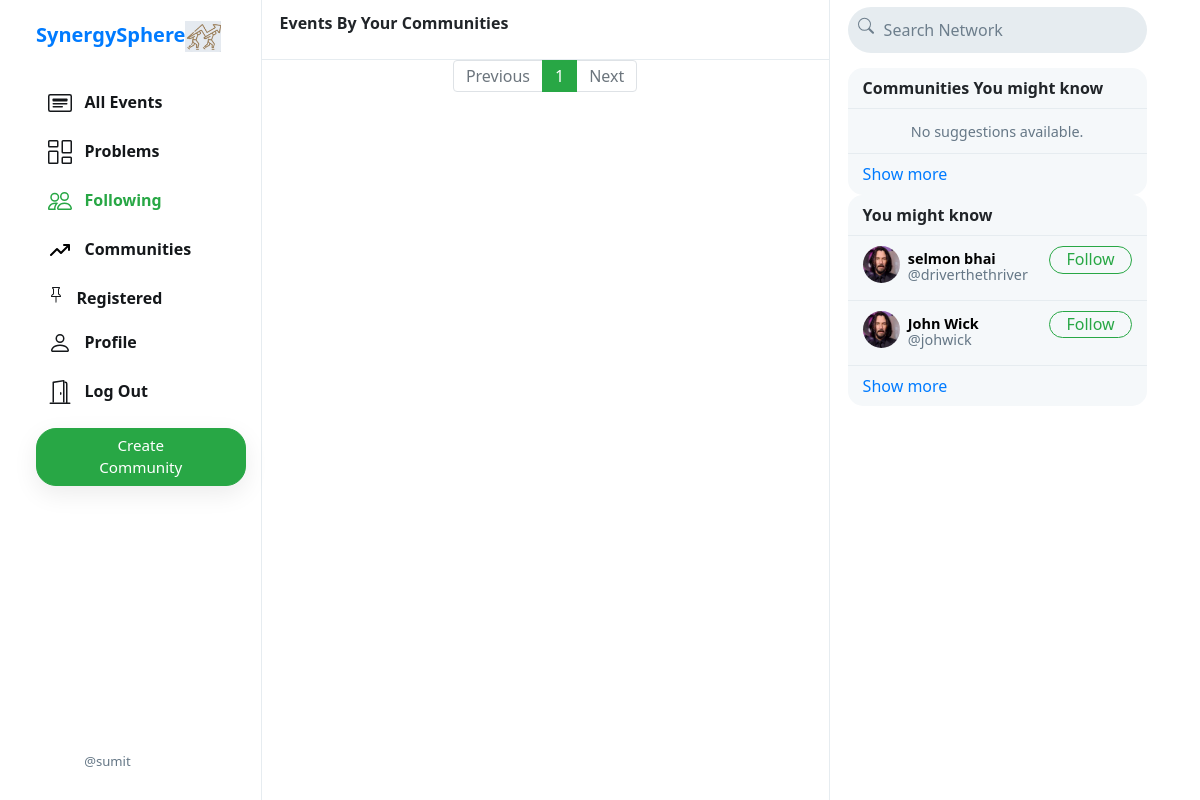
The page /n/following (signed in) on the database its author committed.
### sphere/models.py (models this page shows, shortened)
class User(AbstractUser):
    profile_pic = models.ImageField(upload_to='profile_pic/',default = 'defaults/no_pic.png')
    bio = models.TextField(max_length=160, blank=True, null=True,default='hey, this is my synergy profile')
    cover = models.ImageField(upload_to='user_covers/', blank=True,default = 'defaults/default-user-cover.png')
    phone = models.CharField(max_length=15, blank=True, null=True)
    created_at = models.DateTimeField(blank=True, null=True, default = timezone.now)  # Field renamed to remove unsuitable characters.
    updated_at = models.DateTimeField(blank=True, null=True,  default = timezone.now)
    city = models.CharField(max_length=50, blank=True, null=True)
    is_reported = models.IntegerField(blank=True, null=True,default=False)
    is_block = models.IntegerField(blank=True, null=True, default = False)

### sphere/views.py (the view)
# urls.py: path("n/following", views.following, name='following'),
def following(request):
    if request.user.is_authenticated:
        following_orgs = Orgs.objects.filter(org_member=request.user)
        all_posts = Events.objects.filter(created_by_org__in=following_orgs).order_by('-created_at')
        paginator = Paginator(all_posts, 10)
        page_number = request.GET.get('page')
        if page_number == None:
            page_number = 1
        posts = paginator.get_page(page_number)
        followings = Follower.objects.filter(followers=request.user).values_list('user', flat=True)
        suggestions = User.objects.exclude(pk__in=followings).exclude(username=request.user.username).order_by("?")[:6]
        followings_c = Orgs.objects.filter(org_member=request.user).values_list('org_member', flat=True)
        c_suggestions = Orgs.objects.exclude(pk__in=followings_c).exclude(created_by=request.user.id).order_by("?")[:6]
        return render(request, "sphere/index.html", {
            "posts": posts,
            "suggestions": suggestions,
            "c_suggestions":c_suggestions,
            "page": "following"
        })
    else:
        return HttpResponseRedirect(reverse('login'))

### sphere/templates/sphere/index.html (shortened to what this page needs)
{% extends "sphere/layout.html" %}
{% load static %}
{% block body %}
    <div class="main-div">
        <div class="left-div">
            <nav class="head heading">
                {% if page == 'all_events' %}
                    Upcoming Events
                {% elif page == 'all_events' %}
                    Problems People Are Facing
                {% elif page == 'following' %}
                    Events By Your Communities
                {% elif page == 'saved' %}
                    Registered
                {% elif page == 'profile' %}
                    Profile
                {% else %}
                    Explore
                {% endif %}
            </nav>
            <div class="left-div-content">
                <div class="posts-view">
                    <div class="main-div-content">
                        <nav aria-label="Page navigation example" class="pagination-bar">
                            <ul class="pagination justify-content-center">
                                {% if posts.has_previous %}
                                    <li class="page-item">
                                        <a class="page-link" href="?page={{ posts.previous_page_number | default:1}}" tabindex="-1" aria-disabled="true">Previous</a>
                                    </li>
                                {% else %}
                                    <li class="page-item disabled">
                                        <a class="page-link" href="" tabindex="-1" aria-disabled="true">Previous</a>
                                    </li>
                                {% endif %}
                                {% for each in posts.paginator.page_range %}
                                    {% if each == posts.number %}
                                        <li class="page-item active"><a class="page-link" href="?page={{each}}">{{each}}</a></li>
                                    {% else %}
                                        <li class="page-item"><a class="page-link" href="?page={{each}}">{{each}}</a></li>
                                    {% endif %}
                                {% endfor %}
                                {% if posts.has_next %}
                                    <li class="page-item">
                                        <a class="page-link" href="?page={{ posts.next_page_number }}">Next</a>
                                    </li>
                                {% else %}
                                    <li class="page-item disabled">
                                        <a class="page-link" href="">Next</a>
                                    </li>
                                {% endif %}
                            </ul>
                          </nav>
                    </div>
                </div>
            </div>
        </div>
    </div>
{% endblock %}

### sphere/templates/sphere/layout.html (shortened to what this page needs)
{% load static %}
<!DOCTYPE html>
<html lang="en">
    <head>
        <link rel="stylesheet" href="https://stackpath.bootstrapcdn.com/bootstrap/4.4.1/css/bootstrap.min.css">
        <link href="{% static 'sphere/styles.css' %}" rel="stylesheet">
    </head>
    <body>
        <div class="body" data-page="{{page}}">
            <div class="sidenav">
                <a href="{% url 'index' %}" class="navbar-brand">
                <b>SynergySphere</b><img src="{% static 'sphere/Images/logo.png' %}" height="31px">
                </a>
                <div style="height: 100%;">
                    <div>
                        <div>
                            <ul>
                                <li class="nav-item" id="all_events">
                                    <a href="{% url 'index' %}" class="nav-link">
                                        <div>
                                            &nbsp;&nbsp;All Events
                                        </div>
                                    </a>
                                </li>
                                    <li class="nav-item" id="all_problems">
                                        <a href="{% url 'problems' %}" class="nav-link">
                                            <div>
                                                &nbsp;&nbsp;Problems
                                            </div>
                                        </a>
                                    </li>
                                {% if user.is_authenticated %}
                                <li class="nav-item" id="following">
                                    <a href="{% url 'following' %}" class="nav-link">
                                        <div>
                                            &nbsp;&nbsp;Following
                                        </div>
                                    </a>
                                </li>
                                <li class="nav-item" id="following">
                                    <a href="{% url 'communitylist' user.username %}" class="nav-link">
                                        <div>
                                            &nbsp;&nbsp;Communities
                                        </div>
                                    </a>
                                </li>
                                <li class="nav-item" id="saved">
                                    <a href="{% url 'saved' %}" class="nav-link">
                                        <div>
                                            &nbsp;&nbsp;Registered
                                        </div>
                                    </a>
                                </li>
                                <li class="nav-item" id="profile">
                                    <a href="{% url 'profileevents' user.username %}" class="nav-link">
                                        <div>
                                            &nbsp;&nbsp;Profile
                                        </div>
                                    </a>
                                </li>
                                <li class="nav-item" id="logout">
                                    <a href="{% url 'logout' %}" class="nav-link">
                                        <div>
                                            &nbsp;&nbsp;Log Out
                                        </div>
                                    </a>
                                </li>
                                {% endif %}
                            </ul>
                        </div>
                        {% if user.is_authenticated %}
                            <button id="popup-btn" class="btn btn-success new-post-btn" onclick="createpost()">Create Community</button>
                        {% endif %}
                    </div>
                    <div style="position: absolute; bottom: 10px;">
                        {% if user.is_authenticated %}
                            <li class="nav-item sidenav-user">
                                <a href="{% url 'profileevents' user.username %}" class="nav-link">
                                    <div class="user_account">
                                        <div class="small-profilepic" style="float: left; background-image: url(/media/{{user.profile_pic}})"></div>
                                        <div style="height: 2.7vw; margin: auto;">
                                            <div class="grey" style="margin-top: 4px;">@{{ user.username }}</div>
                                        </div>
                                    </div>
                                </a>
                            </li>
                        {% endif %}
                    </div>
                </div>
            </div>
            {% block body %}
            {% endblock %}
            <div class="right-div">
                <nav class="head">
                    <form action="#">
                        <div class="search-div">
                            <div>
                            </div>
                            <input type="text" name="query" id="search-box" placeholder="Search Network">
                        </div>
                    </form>
                </nav>
                <div class='right-div-content'>
                    <div class="space" style="background-color: white;"></div>
                    {% if user.is_authenticated %}
                    <div class="suggestion-box">
                        <div class="suggestion-header">
                            Communities You might know
                        </div>
                        {% for suggestion in c_suggestions %}
                            <div class="suggestion-user">
                                <div>
                                    <a href="{% url 'org_profile' suggestion.org_name %}">
                                        <div class="small-profilepic" style="background-image: url(/media/{{suggestion.profile_pic}})"></div>
                                    </a>
                                </div>
                                <div class="user-details">
                                    <a href="{% url 'org_profile' suggestion.org_name %}">
                                        <div id="user-name">
                                            <strong>
                                                {{suggestion.org_name}}
                                            </strong>
                                        </div>
                                        <div class="grey">@{{suggestion.org_name}}</div>
                                    </a>
                                </div>
                                <div>
                                    <button class="btn btn-outline-success" type="button" onclick="follow_user(this,'{{suggestion.username}}','suggestion')">Follow</button>
                                </div>
                            </div>
                        {% empty %}
                                <div style="text-align: center; border-bottom: .5px solid #e6ecf0; padding: 10px 15px;">
                                    <span class="grey" style="font-size: .9em;">No suggestions available.</span>
                                </div>
                        {% endfor %}
                        <div class="suggestion-footer">
                            <a href="#">Show more</a>
                        </div>
                    </div>
                    <div class="suggestion-box">
                            <div class="suggestion-header">
                                You might know
                            </div>
                            {% for suggestion in suggestions %}
                                <div class="suggestion-user">
                                    <div>
                                        <a href="{% url 'profileevents' suggestion.username %}">
                                            <div class="small-profilepic" style="background-image: url(/media/{{suggestion.profile_pic}})"></div>
                                        </a>
                                    </div>
                                    <div class="user-details">
                                        <a href="{% url 'profileevents' suggestion.username %}">
                                            <div id="user-name">
                                                <strong>
                                                    {{suggestion.first_name}} {{suggestion.last_name}}
                                                </strong>
                                            </div>
                                            <div class="grey">@{{suggestion.username}}</div>
                                        </a>
                                    </div>
                                    <div>
                                        <button class="btn btn-outline-success" type="button" onclick="follow_user(this,'{{suggestion.username}}','suggestion')">Follow</button>
                                    </div>
                                </div>
                            {% empty %}
                                    <div style="text-align: center; border-bottom: .5px solid #e6ecf0; padding: 10px 15px;">
                                        <span class="grey" style="font-size: .9em;">No suggestions available.</span>
                                    </div>
                            {% endfor %}
                            <div class="suggestion-footer">
                                <a href="#">Show more</a>
                            </div>
                        </div>
                    {% endif %}
                </div>
            </div>
        </div>
    </body>
</html>

### rows shown on the page
User: username "sumit"
User: profile_pic (picture), first_name "selmon", last_name "bhai", username "driverthethriver"
User: profile_pic (picture), first_name "John", last_name "Wick", username "johwick"

### other values the page prints
{{ each }} "1"
